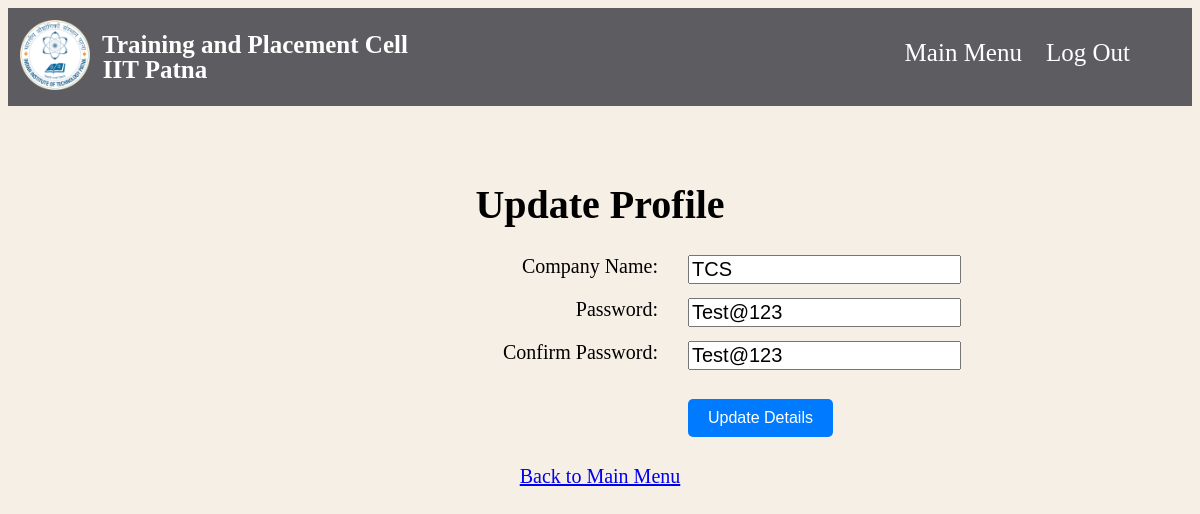
Screenshot of /update_company.php (signed in) with the database file from the repository.
### tables this page shows
CREATE TABLE `company` (
  `Company` varchar(100) DEFAULT NULL,
  `Email` varchar(100) DEFAULT NULL,
  `Password` varchar(100) DEFAULT NULL,
  `isVerified` int(11) NOT NULL DEFAULT 0
);

### update_company.php (the view, shortened to what this page needs)
<?php
require 'config.php';
$Email = $_SESSION['sess_user'];
$result = mysqli_query($conn, "select * from company where Email = '$Email'");
$row = mysqli_fetch_array($result);
$Name = $row["Company"];
$pass = $row["Password"];
?>
<!DOCTYPE html>
<html>
<head>
    <link rel="stylesheet" href="styles.css">
</head>
<body>
<div class="header">
        <a  class="logo">
            <div class="header-left">
                <img src="IITP_Logo.png" alt="IIT Patna Logo" width="70px" height="70px">
            </div>
            <div class="header-text">
                Training and Placement Cell
            </div>
            <div class="header-text1">
                IIT Patna
            </div>
        </a>
        <div class="header-right">
            <a href="welcome_company.php">Main Menu</a>
            <a href="logout.php">Log Out</a>
        </div>
    </div>
    <center>
        <p class = "heading">
            <h1>Update Profile</h1>
    </p>
        <p class = "top">
	<form action="" method="post">
		<label for="Name">Company Name:</label>
		<input type="text" id="Name" name="Name" value = "<?php echo $Name ?>" required><br><br>
        <label for="Password1">Password:</label>
		<input type="text" id="Password1" name="pass1" value = "<?php echo $pass ?>" required><br><br>
        <label for="Password2">Confirm Password:</label>
		<input type="text" id="Password2" name="pass2" value = "<?php echo $pass ?>" required><br><br>
        <p>
        <input type="submit" name="Submit" class="form-button" value="Update Details" /><br><br>
    </p>
    </form>
    </center><br>
    <center>
        <p>
    <a href="welcome_company.php"> Back to Main Menu </a><br />
</body>
</html>

### styles.css (style rules this page uses)
body { background-color: rgb(246, 239, 229); }
.header { overflow: hidden; background-color: #5d5c61; margin-bottom: 10px; }
.header a { float: left; color: rgb(255, 255, 255); text-align: center; padding: 12px; text-decoration: none; font-size: 25px; line-height: 25px; border-radius: 4px; }
.header a.logo { font-size: 25px; font-weight: bold; }
.header-left { float: left; }
.header-right { padding-top: 20px; padding-right: 50px; float: right; }
.header-text { padding-top: 12px; width: 400px; }
.header-text1 { width: 200px; }
p.heading { margin-top: 75px; }
p.top { margin-top: 20px; margin-bottom: 20px; font-size: 20px; }
h1 { font-size: 40px; }
label { margin-left: 400px; margin-bottom: 20px; font-size: 20px; display: inline-block; float: left; clear: left; width: 250px; text-align: right; }
input { margin-left: 30px; font-size: 20px; display: inline-block; float: left; }
a { font-size: 20px; }
.form-button { background-color: #007bff; border: none; color: #fff; padding: 10px 20px; font-size: 16px; border-radius: 5px; cursor: pointer; margin-top: 20px; }

### rows the page displays
company: Name "TCS", pass1 "Test@123", pass2 "Test@123"
